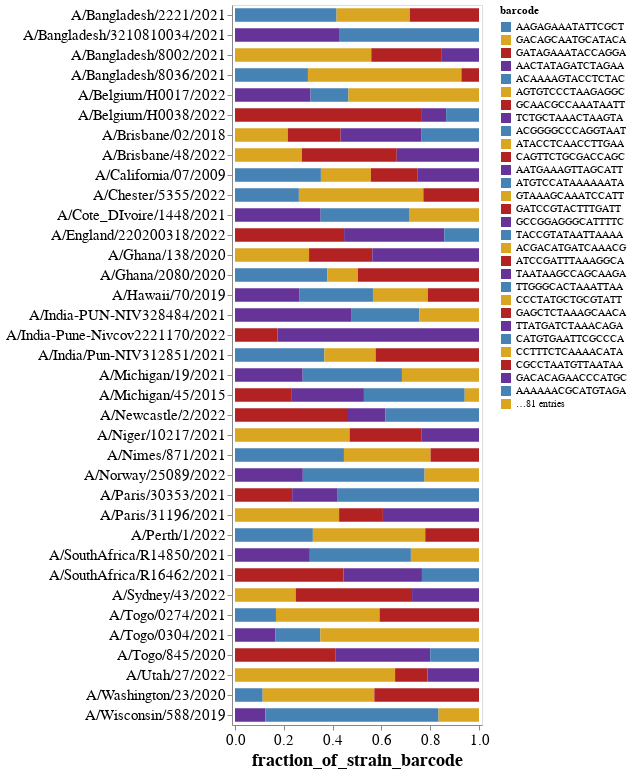

Notebook source saved alongside this figure:
### Code cell
barcode_balance_chart = (
    alt.Chart(assess_barcodebalancing)
    .encode(
        alt.X("fraction_of_strain_barcode", scale=alt.Scale(nice=False, padding=3)),
        alt.Y(
            "strain",
            title=None,
            sort=sample_wells,
        ),
        alt.Color("barcode", sort=sorted(assess_barcodebalancing["strain"].unique())).scale(range = ['steelblue', 'goldenrod','firebrick','rebeccapurple']),
    )
    .mark_bar(height={"band": 0.75})
    .properties(
        height=alt.Step(20),
        width=250,
    )
    .configure_axis(grid=False,labelFontSize=15,titleFontSize=18,labelLimit=300)
)

barcode_balance_chart
